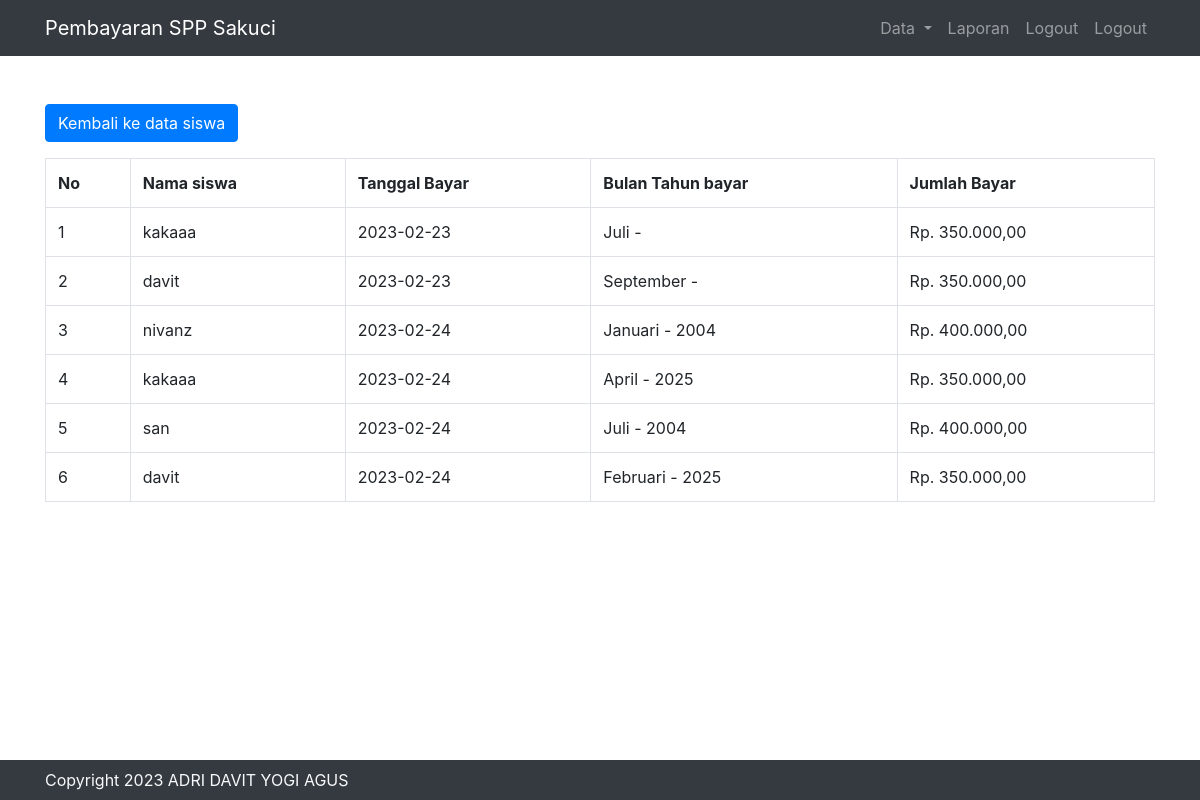
/admin.php?page=laporan (signed in), run on the app's committed database.
### tables this page shows
CREATE TABLE `pembayaran` (
  `id_pembayaran` int(11) UNSIGNED NOT NULL,
  `id_petugas` int(11) UNSIGNED DEFAULT NULL,
  `nisn` char(20) DEFAULT NULL,
  `tgl_bayar` date DEFAULT NULL,
  `bulan_dibayar` varchar(15) DEFAULT NULL,
  `tahun_dibayar` varchar(4) DEFAULT NULL,
  `id_spp` int(11) UNSIGNED DEFAULT NULL,
  `jumlah_bayar` int(30) DEFAULT NULL
);

CREATE TABLE `siswa` (
  `nisn` char(20) NOT NULL DEFAULT '',
  `nis` char(20) NOT NULL DEFAULT '',
  `nama` varchar(35) NOT NULL,
  `id_kelas` int(10) UNSIGNED NOT NULL,
  `alamat` text NOT NULL,
  `no_telp` varchar(13) NOT NULL,
  `id_spp` int(11) UNSIGNED NOT NULL
);

### system/fungsi.php (called while the page is built, shortened)
<?php
class Fungsi {
    public function kon(){
        $kon = mysqli_connect('localhost', 'root' , '','spp');
        return $kon;
    }
        public function laporan(){
            $sql = "SELECT * FROM pembayaran LEFT JOIN siswa ON pembayaran.nisn=siswa.nisn";
            $query = mysqli_query($this->kon(), $sql);
            while ($d = mysqli_fetch_assoc($query)){
                $data[] = $d;
            }
            return $data;
    }
}

### user/laporan.php (the view)
<?php
    $lap = $fungsi->laporan();
?>
<div class="container mt-5">
    <a href="admin.php?page=datasiswa" class="btn btn-primary mb-3">Kembali ke data siswa</a>
    <table class="table table-bordered">
        <tr>
            <th>No</th>
            <th>Nama siswa</th>
            <th>Tanggal Bayar</th>
            <th>Bulan Tahun bayar</th>
            <th>Jumlah Bayar</th>
        </tr>
        <?php
        $no=1;
        foreach($lap as $d){ ?>
            <tr>
                <td><?= $no++;?></td>
                <td><?= $d['nama']?></td>
                <td><?= $d['tgl_bayar']?></td>
                <td><?= $d['bulan_dibayar']?> - <?= $d['tahun_dibayar']?></td>
                <td>Rp. <?= number_format($d['jumlah_bayar'],2,',','.')?></td>
            </tr>
        <?php  }
        ?>
    </table>
</div>

### data on the page
pembayaran: nisn.nama "kakaaa", tgl_bayar "2023-02-23", bulan_dibayar "Juli", jumlah_bayar "350.000,00"
pembayaran: nisn.nama "davit", tgl_bayar "2023-02-23", bulan_dibayar "September", jumlah_bayar "350.000,00"
pembayaran: nisn.nama "nivanz", tgl_bayar "2023-02-24", bulan_dibayar "Januari", tahun_dibayar "2004", jumlah_bayar "400.000,00"
pembayaran: nisn.nama "kakaaa", tgl_bayar "2023-02-24", bulan_dibayar "April", tahun_dibayar "2025", jumlah_bayar "350.000,00"
pembayaran: nisn.nama "san", tgl_bayar "2023-02-24", bulan_dibayar "Juli", tahun_dibayar "2004", jumlah_bayar "400.000,00"
pembayaran: nisn.nama "davit", tgl_bayar "2023-02-24", bulan_dibayar "Februari", tahun_dibayar "2025", jumlah_bayar "350.000,00"
